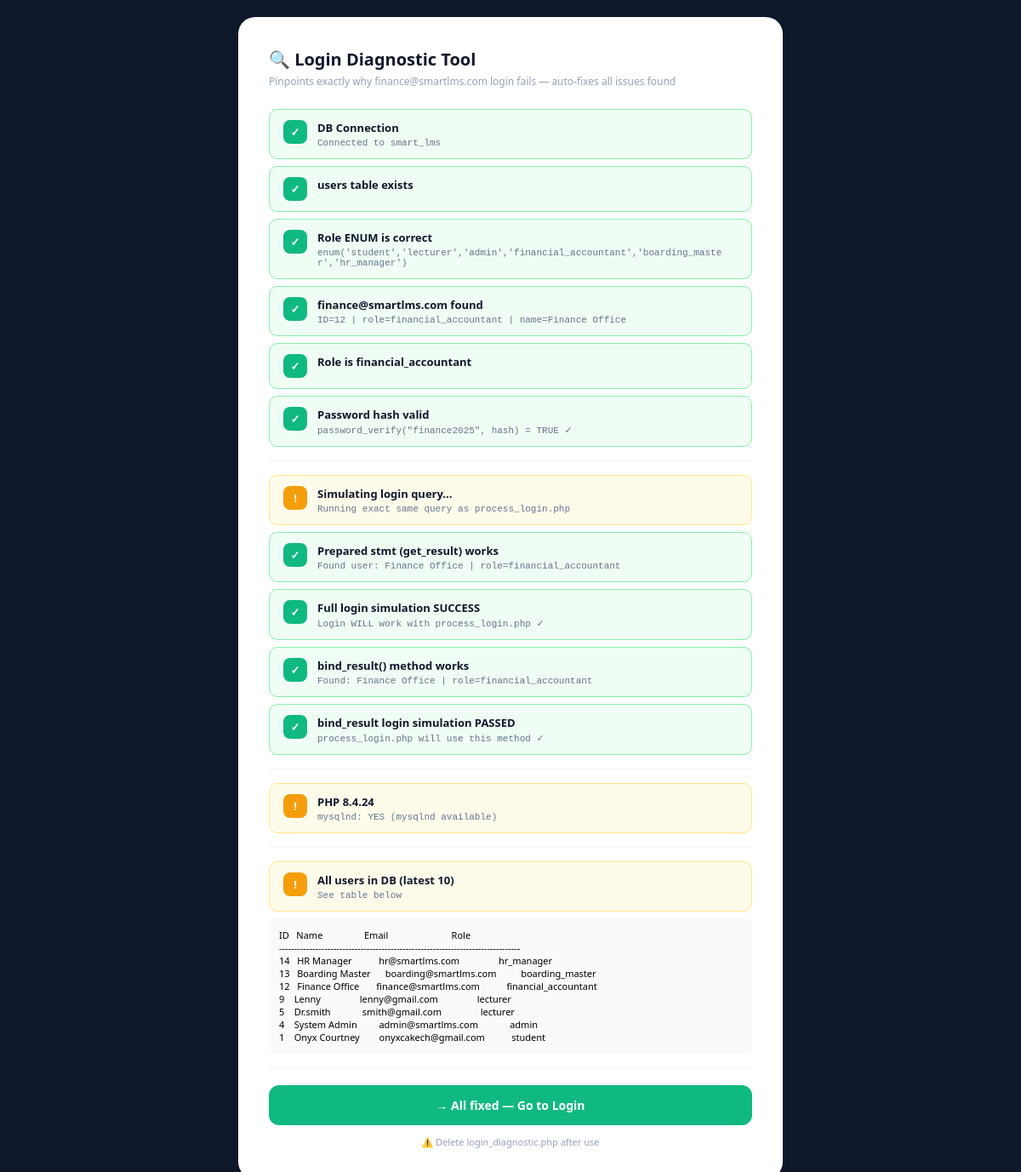
The page /login_diagnostic.php on the database as committed earlier.
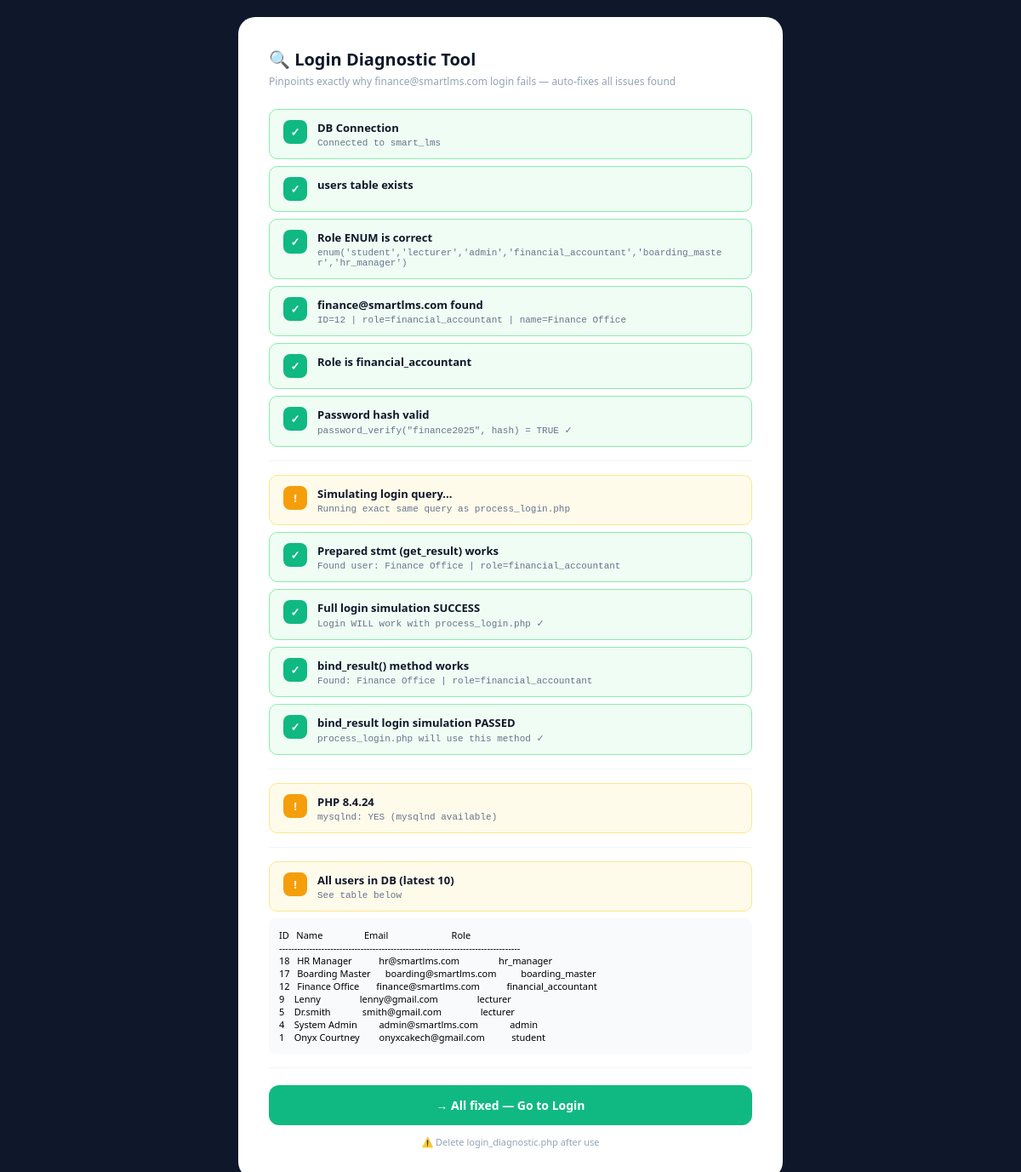
The same page on the database as committed later.
### tables this page shows
CREATE TABLE `users` (
  `id` int(11) NOT NULL,
  `full_name` varchar(100) NOT NULL,
  `email` varchar(100) NOT NULL,
  `admission_number` varchar(30) DEFAULT NULL,
  `password` varchar(255) NOT NULL,
  `role` enum('student','lecturer','admin','financial_accountant','boarding_master','hr_manager') NOT NULL DEFAULT 'student',
  `course_id` int(11) DEFAULT NULL,
  `career_path` varchar(100) DEFAULT 'General Software Engineering',
  `created_at` timestamp NOT NULL DEFAULT current_timestamp()
);

### login_diagnostic.php (the view, shortened to what this page needs)
<!DOCTYPE html>
<html lang="en">
<head>
</head>
<body>
<div class="card">
<h2>🔍 Login Diagnostic Tool</h2>
<p class="sub">Pinpoints exactly why finance@smartlms.com login fails — auto-fixes all issues found</p>
<?php
$conn = new mysqli("localhost", "root", "", "smart_lms");
function row($type, $label, $detail) {
    $icons = ['ok'=>'✓','fail'=>'✗','warn'=>'!'];
    echo "<div class='row $type'><div class='dot'>{$icons[$type]}</div><div><div class='label'>$label</div><div class='detail'>$detail</div></div></div>";
}
row('ok', 'DB Connection', 'Connected to smart_lms');
$col = mysqli_fetch_assoc(mysqli_query($conn, "SHOW COLUMNS FROM users LIKE 'role'"));
$enumType = $col['Type'] ?? 'unknown';
if (strpos($enumType, 'financial_accountant') !== false) {
    row('ok', 'Role ENUM is correct', $enumType);
}
$fa = mysqli_fetch_assoc(mysqli_query($conn, "SELECT * FROM users WHERE email='finance@smartlms.com'"));
if (!$fa) {
    row('fail', 'finance@smartlms.com NOT found in users table', 'Will insert now...');
    $hp = password_hash('finance2025', PASSWORD_BCRYPT);
    $r = mysqli_query($conn, "INSERT INTO users (full_name, email, password, role) VALUES ('Finance Office','finance@smartlms.com','$hp','financial_accountant')");
    if ($r) {
        $fa = mysqli_fetch_assoc(mysqli_query($conn, "SELECT * FROM users WHERE email='finance@smartlms.com'"));
        row('ok', 'finance account created, ID=' . $fa['id'], 'role=' . $fa['role']);
    } else {
        row('fail', 'INSERT failed', mysqli_error($conn));
    }
} else {
    row('ok', 'finance@smartlms.com found', "ID={$fa['id']} | role={$fa['role']} | name={$fa['full_name']}");
}
if ($fa && $fa['role'] !== 'financial_accountant') {
    row('fail', 'Wrong role in DB', "Has role='{$fa['role']}' — fixing to 'financial_accountant'");
    $hp = password_hash('finance2025', PASSWORD_BCRYPT);
    mysqli_query($conn, "UPDATE users SET role='financial_accountant', password='$hp' WHERE email='finance@smartlms.com'");
    $fa = mysqli_fetch_assoc(mysqli_query($conn, "SELECT * FROM users WHERE email='finance@smartlms.com'"));
    row('ok', 'Role fixed', "Now: role={$fa['role']}");
} elseif ($fa) {
    row('ok', 'Role is financial_accountant', '');
}
if ($fa) {
    if (password_verify('finance2025', $fa['password'])) {
        row('ok', 'Password hash valid', 'password_verify("finance2025", hash) = TRUE ✓');
    }
}
echo "<div class='divider'></div>";
$email_test = 'finance@smartlms.com';
$role_test  = 'financial_accountant';
if (method_exists(new mysqli(), 'get_result') || function_exists('mysqli_stmt_get_result')) {
    $stmt = $conn->prepare("SELECT id, full_name, role, password FROM users WHERE email=? AND role=?");
    if ($stmt) {
        $stmt->bind_param("ss", $email_test, $role_test);
        $stmt->execute();
        $res = $stmt->get_result();
        if ($res && $user = $res->fetch_assoc()) {
            if (password_verify('finance2025', $user['password'])) {
                row('ok', 'Full login simulation SUCCESS', 'Login WILL work with process_login.php ✓');
            } else {
                row('fail', 'Password mismatch in simulation', '');
            }
        } else {
            row('fail', 'get_result() found no rows', 'Query ran but returned nothing');
        }
    }
} else {
    row('warn', 'get_result() NOT available on this server', 'Using bind_result() fallback instead');
}
$stmt2 = $conn->prepare("SELECT id, full_name, role, password FROM users WHERE email=? AND role=?");
if ($stmt2) {
    $stmt2->bind_param("ss", $email_test, $role_test);
    $stmt2->execute();
    $id2=$fn2=$rl2=$pw2=null;
    $stmt2->bind_result($id2,$fn2,$rl2,$pw2);
    if ($stmt2->fetch()) {
        if (password_verify('finance2025', $pw2)) {
            row('ok', 'bind_result login simulation PASSED', "process_login.php will use this method ✓");
        } else {
            row('fail', 'bind_result: password mismatch', '');
        }
    } else {
        row('fail', 'bind_result: no rows found', "email=$email_test AND role=$role_test returned nothing");
    }
}
echo "<div class='divider'></div>";
echo "<div class='divider'></div>";
$all = mysqli_query($conn, "SELECT id, full_name, email, role FROM users ORDER BY id DESC LIMIT 10");
$rows = [];
while ($r = mysqli_fetch_assoc($all)) $rows[] = $r;
echo "<pre>";
printf("%-4s %-20s %-30s %-22s\n", 'ID', 'Name', 'Email', 'Role');
echo str_repeat('-', 80) . "\n";
foreach ($rows as $r) printf("%-4s %-20s %-30s %-22s\n", $r['id'], $r['full_name'], $r['email'], $r['role']);
echo "</pre>";
?>
<div class="divider"></div>
<a href="index.php" class="fix-btn">→ All fixed — Go to Login</a>
<p style="text-align:center;font-size:11px;color:#94a3b8;margin-top:12px;">⚠️ Delete <code>login_diagnostic.php</code> after use</p>
</div>
</body>
</html>

Rows that differ between the two databases and show on the page:
removed users: id "14", full_name "HR Manager", email "hr@smartlms.com", role "hr_manager"
removed users: id "13", full_name "Boarding Master", email "boarding@smartlms.com", role "boarding_master"
added users: id "18", full_name "HR Manager", email "hr@smartlms.com", role "hr_manager"
added users: id "17", full_name "Boarding Master", email "boarding@smartlms.com", role "boarding_master"
